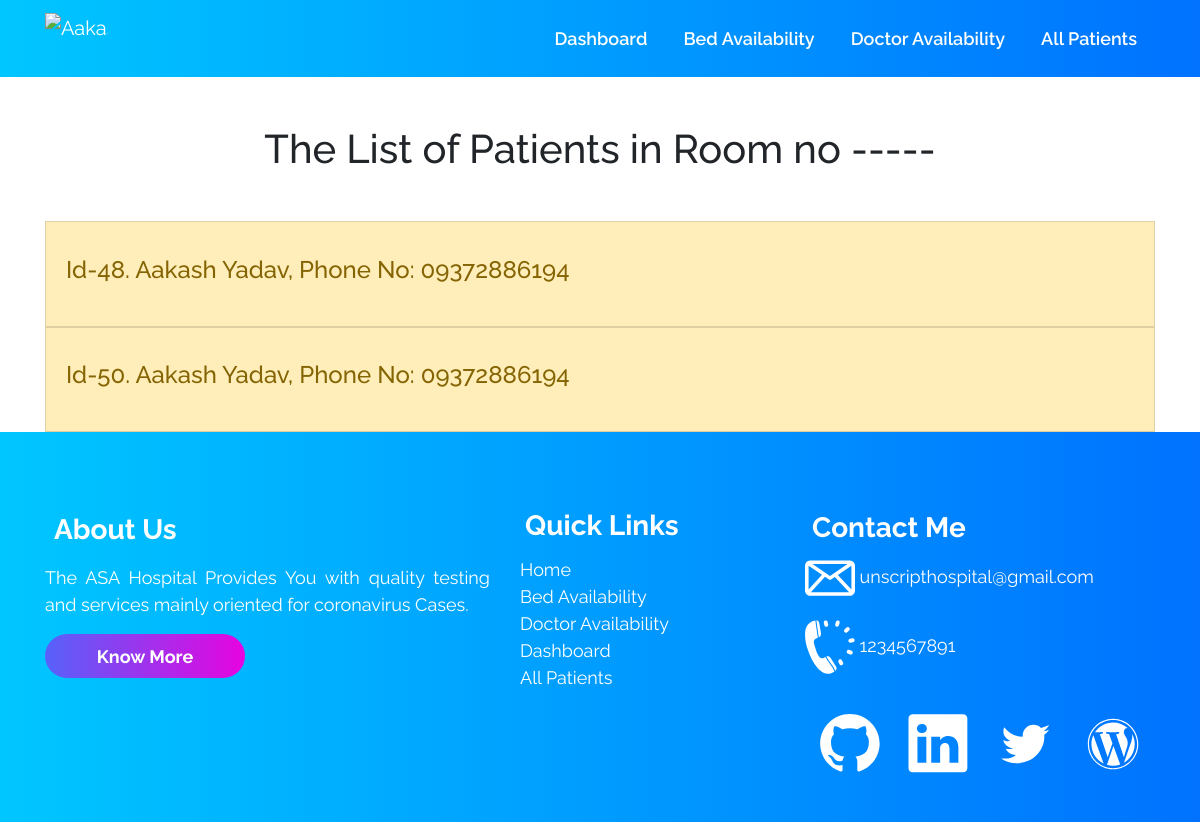
Screenshot of /bed-for-patient/67/ with the database file from the repository.
### accounts/models.py (models this page shows, shortened)
class Patient (models.Model):
    patient_id = models.AutoField(primary_key=True)
    name = models.CharField(max_length=100)
    age = models.IntegerField()
    GENDERS = (
        (u'M', u'Male'),
        (u'F', u'Female'),
        (u'T', u'Transgender'),
        (u'O', u'Others'),
    )
    gender = models.CharField(max_length=2, null=True,
                              choices=GENDERS, default='M')
    phone = models.CharField(max_length=13)
    address = models.TextField(max_length=100)
    email_id = models.EmailField(max_length=254)
    date_admitted = models.DateField(auto_now=False, auto_now_add=False)
    oxygen_level = models.IntegerField(default=90)
    temperature = models.IntegerField(default=97)
    decreased = models.BooleanField(default=False)
    recovered = models.BooleanField(default=False)
    doctor = models.ForeignKey(Doctor, on_delete=models.CASCADE, default="")
    covid_test_result = models.ForeignKey(
        Result, on_delete=models.CASCADE, default="")
    room_no_and_bed_no = models.ForeignKey(
        Room, on_delete=models.CASCADE, default="")

class Room (models.Model):
    floor_no = models.IntegerField(default=0)
    room_no = models.CharField(default="", max_length=500)
    ventilator = models.BooleanField(default=False)
    occupied = models.BooleanField(default=False)
    def __str__(self):
        return self.room_no

### accounts/views.py (the view)
def bedforpatient(request, bedno):
    print(bedno)
    print(type(bedno))
    patients = Patient.objects.filter(room_no_and_bed_no=bedno)
    try:
        empty = False
        context = {
            'patients': patients,
            'first_patient': patients[0],
            'empty': empty,
        }
    except:
        empty = True
        context = {
            'patients': patients,
            'empty': empty,
        }
    return render(request, 'patientsfrombedavailability.html', context)

### templates/patientsfrombedavailability.html (shortened to what this page needs)
{% extends 'innerbase.html' %}
{% load static %}
{% block body %}
{% if empty %}
<div class="container">
    <h1 class="text-center m-5">
        There are no Patients in this Room
    </h1>
    <div class="text-center">
        <a href="/bedavailability/">
            <button class="btn btn-info">
                <h3>Return to Bed Availability</h3>
            </button>
        </a>
    </div>
</div>
{% else %}
<div class="container">
    <h1 class="text-center m-5">The List of Patients in Room no
        {{first_patient.room_no_and_bed_no}}
    </h1>
    <ul class="list-group">
        {% for patient in patients %}
        <a href="/patients/{{patient.patient_id}}" style="text-decoration: none;">
            <li
                class="list-group-item list-group-item-action {% if patient.room_no_and_bed_no.occupied %} list-group-item-warning  {% endif %} {% if patient.room_no_and_bed_no.ventilator %} list-group-item-danger {% endif %}">
                <h4>Id-{{patient.patient_id}}. {{patient.name}}, Phone No: {{patient.phone}}</h4>
            </li>
        </a>
        {% endfor %}
    </ul>
</div>
{% endif %}
{% endblock %}

### static/css/base.css (style rules this page uses)
* { margin: 0; padding: 0; font-family: "Raleway", sans-serif; scroll-behavior: smooth; }
h4 { padding: 2% 0% 2% 0%; }

### rows the page displays
Patient: room_no_and_bed_no "-----", patient_id "48", name "Aakash Yadav", phone "09372886194"
Patient: patient_id "50", name "Aakash Yadav", phone "09372886194"
